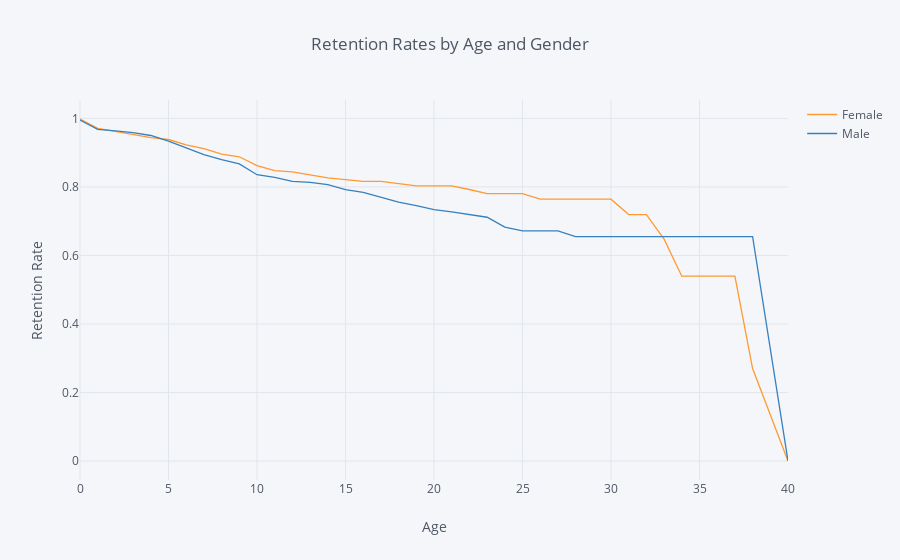

The notebook cell saved with this chart:
### Markdown cell above
## 2. Compare the plot above with one that plots employee retention rates by gender over the number of years the employee has been working for the company.

### Code cell
retention2=survival(data,'Gender','TotalWorkingYears','Attrition')

retention2.iplot(kind='line', xTitle='TotalWorkingYears', yTitle='Retention Rate',
            title='Retention Rates by Age and Gender

### Figure 1 — Plotly figure (JSON) as saved in the notebook; plotly's stock layout.template omitted (floating-point values rounded to 4 significant figures)
{"data": [{"line": {"color": "rgba(255, 153, 51, 1.0)", "dash": "solid", "shape": "linear", "width": 1.3}, "mode": "lines", "name": "Female", "text": "", "type": "scatter", "uid": "17434600-58e9-4837-ae59-34b4e3eda9ad", "x": [0, 1, 2, 3, 4, 5, 6, 7, 8, 9, 10, 11, 12, 13, 14, 15, 16, 17, 18, 19, 20, 21, 22, 23, 24, 25, 26, 27, 28, 29, 30, 31, 32, 33, 34, 35, 36, 37, 38, 40], "y": [0.9983, 0.9709, 0.9622, 0.9532, 0.9441, 0.9384, 0.9225, 0.9117, 0.8957, 0.8881, 0.8625, 0.8477, 0.8438, 0.8352, 0.8262, 0.8215, 0.8163, 0.8163, 0.81, 0.803, 0.803, 0.803, 0.7925, 0.7806, 0.7806, 0.7806, 0.7644, 0.7644, 0.7644, 0.7644, 0.7644, 0.7194, 0.7194, 0.6475, 0.5396, 0.5396, 0.5396, 0.5396, 0.2698, 0]}, {"line": {"color": "rgba(55, 128, 191, 1.0)", "dash": "solid", "shape": "linear", "width": 1.3}, "mode": "lines", "name": "Male", "text": "", "type": "scatter", "uid": "00ce4c00-238d-49f5-8304-724e053dd147", "x": [0, 1, 2, 3, 4, 5, 6, 7, 8, 9, 10, 11, 12, 13, 14, 15, 16, 17, 18, 19, 20, 21, 22, 23, 24, 25, 26, 27, 28, 29, 30, 31, 32, 33, 34, 35, 36, 37, 38, 40], "y": [0.9955, 0.9682, 0.9635, 0.9587, 0.9501, 0.9335, 0.9143, 0.8946, 0.8799, 0.8674, 0.8357, 0.8277, 0.8165, 0.8134, 0.8067, 0.7921, 0.7841, 0.7707, 0.7558, 0.7452, 0.7338, 0.7275, 0.72, 0.7115, 0.6827, 0.6715, 0.6715, 0.6715, 0.6547, 0.6547, 0.6547, 0.6547, 0.6547, 0.6547, 0.6547, 0.6547, 0.6547, 0.6547, 0.6547, 0]}], "layout": {"legend": {"bgcolor": "#F5F6F9", "font": {"color": "#4D5663"}}, "paper_bgcolor": "#F5F6F9", "plot_bgcolor": "#F5F6F9", "title": {"font": {"color": "#4D5663"}, "text": "Retention Rates by Age and Gender"}, "xaxis": {"gridcolor": "#E1E5ED", "showgrid": true, "tickfont": {"color": "#4D5663"}, "title": {"font": {"color": "#4D5663"}, "text": "Age"}, "zerolinecolor": "#E1E5ED"}, "yaxis": {"gridcolor": "#E1E5ED", "showgrid": true, "tickfont": {"color": "#4D5663"}, "title": {"font": {"color": "#4D5663"}, "text": "Retention Rate"}, "zerolinecolor": "#E1E5ED"}}}
